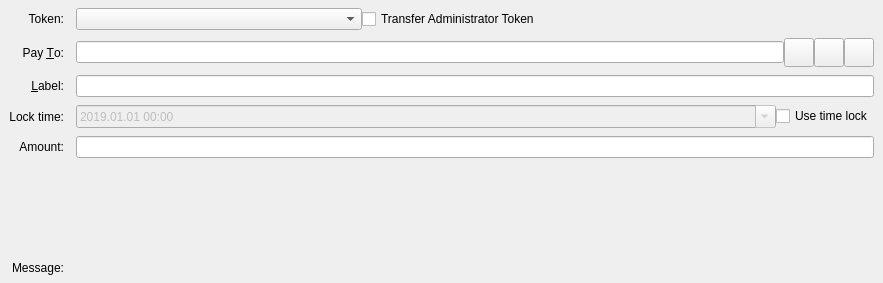
<?xml version="1.0" encoding="UTF-8"?>
<ui version="4.0">
 <class>SendTokensEntry</class>
 <widget class="QStackedWidget" name="SendTokensEntry">
  <property name="geometry">
   <rect>
    <x>0</x>
    <y>0</y>
    <width>883</width>
    <height>283</height>
   </rect>
  </property>
  <property name="focusPolicy">
   <enum>Qt::TabFocus</enum>
  </property>
  <property name="autoFillBackground">
   <bool>false</bool>
  </property>
  <property name="currentIndex">
   <number>0</number>
  </property>
  <widget class="QFrame" name="SendCoins">
   <property name="toolTip">
    <string>This is an token payment</string>
   </property>
   <property name="frameShape">
    <enum>QFrame::NoFrame</enum>
   </property>
   <layout class="QGridLayout" name="gridLayout">
    <property name="topMargin">
     <number>8</number>
    </property>
    <property name="bottomMargin">
     <number>4</number>
    </property>
    <property name="horizontalSpacing">
     <number>12</number>
    </property>
    <property name="verticalSpacing">
     <number>8</number>
    </property>
    <item row="5" column="2">
     <layout class="QHBoxLayout" name="horizontalLayoutAmount" stretch="0">
      <item>
       <widget class="TokenAmountField" name="payTokenAmount"/>
      </item>
     </layout>
    </item>
    <item row="5" column="0">
     <widget class="QLabel" name="amountLabel">
      <property name="text">
       <string>Amount:</string>
      </property>
      <property name="alignment">
       <set>Qt::AlignRight|Qt::AlignTrailing|Qt::AlignVCenter</set>
      </property>
     </widget>
    </item>
    <item row="1" column="2">
     <layout class="QHBoxLayout" name="horizontalLayout_3">
      <property name="spacing">
       <number>0</number>
      </property>
      <item>
       <widget class="QComboBox" name="tokenSelectionBox">
        <property name="minimumContentsLength">
         <number>32</number>
        </property>
       </widget>
      </item>
      <item>
       <widget class="QCheckBox" name="administratorCheckbox">
        <property name="text">
         <string>Transfer Administrator Token</string>
        </property>
       </widget>
      </item>
      <item>
       <spacer name="horizontalSpacer">
        <property name="orientation">
         <enum>Qt::Horizontal</enum>
        </property>
        <property name="sizeHint" stdset="0">
         <size>
          <width>40</width>
          <height>20</height>
         </size>
        </property>
       </spacer>
      </item>
     </layout>
    </item>
    <item row="7" column="2">
     <widget class="QLabel" name="ownershipWarningMessage">
      <property name="text">
       <string/>
      </property>
     </widget>
    </item>
    <item row="3" column="2">
     <widget class="QLineEdit" name="addAsLabel">
      <property name="toolTip">
       <string>Enter a label for this address to add it to the list of used addresses</string>
      </property>
     </widget>
    </item>
    <item row="1" column="0">
     <widget class="QLabel" name="tokenBoxLabel">
      <property name="text">
       <string>Token:</string>
      </property>
      <property name="alignment">
       <set>Qt::AlignRight|Qt::AlignTrailing|Qt::AlignVCenter</set>
      </property>
     </widget>
    </item>
    <item row="6" column="2">
     <widget class="QLabel" name="tokenAmountLabel">
      <property name="text">
       <string/>
      </property>
      <property name="alignment">
       <set>Qt::AlignRight|Qt::AlignTrailing|Qt::AlignVCenter</set>
      </property>
     </widget>
    </item>
    <item row="2" column="0">
     <widget class="QLabel" name="payToLabel">
      <property name="text">
       <string>Pay &amp;To:</string>
      </property>
      <property name="alignment">
       <set>Qt::AlignRight|Qt::AlignTrailing|Qt::AlignVCenter</set>
      </property>
      <property name="buddy">
       <cstring>payTo</cstring>
      </property>
     </widget>
    </item>
    <item row="8" column="2">
     <widget class="QLabel" name="messageTextLabel">
      <property name="toolTip">
       <string>A message that was attached to the miracle: URI which will be stored with the transaction for your reference. Note: This message will not be sent over the Miracle network.</string>
      </property>
      <property name="textFormat">
       <enum>Qt::PlainText</enum>
      </property>
     </widget>
    </item>
    <item row="2" column="2">
     <layout class="QHBoxLayout" name="payToLayout">
      <property name="spacing">
       <number>0</number>
      </property>
      <item>
       <widget class="QValidatedLineEdit" name="payTo">
        <property name="toolTip">
         <string>The Miracle address to send the payment to</string>
        </property>
       </widget>
      </item>
      <item>
       <widget class="QToolButton" name="addressBookButton">
        <property name="toolTip">
         <string>Choose previously used address</string>
        </property>
        <property name="text">
         <string/>
        </property>
        <property name="icon">
         <iconset resource="../miracle.qrc">
          <normaloff>:/icons/address-book</normaloff>:/icons/address-book</iconset>
        </property>
        <property name="iconSize">
         <size>
          <width>22</width>
          <height>22</height>
         </size>
        </property>
        <property name="shortcut">
         <string>Alt+A</string>
        </property>
       </widget>
      </item>
      <item>
       <widget class="QToolButton" name="pasteButton">
        <property name="toolTip">
         <string>Paste address from clipboard</string>
        </property>
        <property name="text">
         <string/>
        </property>
        <property name="icon">
         <iconset resource="../miracle.qrc">
          <normaloff>:/icons/editpaste</normaloff>:/icons/editpaste</iconset>
        </property>
        <property name="iconSize">
         <size>
          <width>22</width>
          <height>22</height>
         </size>
        </property>
        <property name="shortcut">
         <string>Alt+P</string>
        </property>
       </widget>
      </item>
      <item>
       <widget class="QToolButton" name="deleteButton">
        <property name="toolTip">
         <string>Remove this entry</string>
        </property>
        <property name="text">
         <string/>
        </property>
        <property name="icon">
         <iconset resource="../miracle.qrc">
          <normaloff>:/icons/remove</normaloff>:/icons/remove</iconset>
        </property>
        <property name="iconSize">
         <size>
          <width>22</width>
          <height>22</height>
         </size>
        </property>
       </widget>
      </item>
     </layout>
    </item>
    <item row="9" column="0">
     <widget class="QLabel" name="messageLabel">
      <property name="text">
       <string>Message:</string>
      </property>
      <property name="alignment">
       <set>Qt::AlignRight|Qt::AlignTrailing|Qt::AlignVCenter</set>
      </property>
     </widget>
    </item>
    <item row="3" column="0">
     <widget class="QLabel" name="labellLabel">
      <property name="text">
       <string>&amp;Label:</string>
      </property>
      <property name="alignment">
       <set>Qt::AlignRight|Qt::AlignTrailing|Qt::AlignVCenter</set>
      </property>
      <property name="buddy">
       <cstring>addAsLabel</cstring>
      </property>
     </widget>
    </item>
    <item row="4" column="0">
     <widget class="QLabel" name="tokenLockTimeLabel">
      <property name="text">
       <string>Lock time:</string>
      </property>
      <property name="alignment">
       <set>Qt::AlignRight|Qt::AlignTrailing|Qt::AlignVCenter</set>
      </property>
     </widget>
    </item>
    <item row="4" column="2">
     <layout class="QHBoxLayout" name="horizontalLayout">
      <item>
       <widget class="QDateTimeEdit" name="tokenLockTime">
        <property name="enabled">
         <bool>false</bool>
        </property>
        <property name="sizePolicy">
         <sizepolicy hsizetype="Expanding" vsizetype="Fixed">
          <horstretch>0</horstretch>
          <verstretch>0</verstretch>
         </sizepolicy>
        </property>
        <property name="date">
         <date>
          <year>2019</year>
          <month>1</month>
          <day>1</day>
         </date>
        </property>
        <property name="displayFormat">
         <string>yyyy.MM.dd HH:mm</string>
        </property>
        <property name="calendarPopup">
         <bool>true</bool>
        </property>
       </widget>
      </item>
      <item>
       <widget class="QCheckBox" name="useLockTime">
        <property name="text">
         <string>Use time lock</string>
        </property>
       </widget>
      </item>
     </layout>
    </item>
   </layout>
  </widget>
  <widget class="QFrame" name="SendCoins_UnauthenticatedPaymentRequest">
   <property name="palette">
    <palette>
     <active>
      <colorrole role="WindowText">
       <brush brushstyle="SolidPattern">
        <color alpha="255">
         <red>0</red>
         <green>0</green>
         <blue>0</blue>
        </color>
       </brush>
      </colorrole>
      <colorrole role="Button">
       <brush brushstyle="SolidPattern">
        <color alpha="255">
         <red>255</red>
         <green>255</green>
         <blue>127</blue>
        </color>
       </brush>
      </colorrole>
      <colorrole role="Light">
       <brush brushstyle="SolidPattern">
        <color alpha="255">
         <red>255</red>
         <green>255</green>
         <blue>255</blue>
        </color>
       </brush>
      </colorrole>
      <colorrole role="Midlight">
       <brush brushstyle="SolidPattern">
        <color alpha="255">
         <red>255</red>
         <green>255</green>
         <blue>191</blue>
        </color>
       </brush>
      </colorrole>
      <colorrole role="Dark">
       <brush brushstyle="SolidPattern">
        <color alpha="255">
         <red>127</red>
         <green>127</green>
         <blue>63</blue>
        </color>
       </brush>
      </colorrole>
      <colorrole role="Mid">
       <brush brushstyle="SolidPattern">
        <color alpha="255">
         <red>170</red>
         <green>170</green>
         <blue>84</blue>
        </color>
       </brush>
      </colorrole>
      <colorrole role="Text">
       <brush brushstyle="SolidPattern">
        <color alpha="255">
         <red>0</red>
         <green>0</green>
         <blue>0</blue>
        </color>
       </brush>
      </colorrole>
      <colorrole role="BrightText">
       <brush brushstyle="SolidPattern">
        <color alpha="255">
         <red>255</red>
         <green>255</green>
         <blue>255</blue>
        </color>
       </brush>
      </colorrole>
      <colorrole role="ButtonText">
       <brush brushstyle="SolidPattern">
        <color alpha="255">
         <red>0</red>
         <green>0</green>
         <blue>0</blue>
        </color>
       </brush>
      </colorrole>
      <colorrole role="Base">
       <brush brushstyle="SolidPattern">
        <color alpha="255">
         <red>255</red>
         <green>255</green>
         <blue>255</blue>
        </color>
       </brush>
      </colorrole>
      <colorrole role="Window">
       <brush brushstyle="SolidPattern">
        <color alpha="255">
         <red>255</red>
         <green>255</green>
         <blue>127</blue>
        </color>
       </brush>
      </colorrole>
      <colorrole role="Shadow">
       <brush brushstyle="SolidPattern">
        <color alpha="255">
         <red>0</red>
         <green>0</green>
         <blue>0</blue>
        </color>
       </brush>
      </colorrole>
      <colorrole role="AlternateBase">
       <brush brushstyle="SolidPattern">
        <color alpha="255">
         <red>255</red>
         <green>255</green>
         <blue>191</blue>
        </color>
       </brush>
      </colorrole>
      <colorrole role="ToolTipBase">
       <brush brushstyle="SolidPattern">
        <color alpha="255">
         <red>255</red>
         <green>255</green>
         <blue>220</blue>
        </color>
       </brush>
      </colorrole>
      <colorrole role="ToolTipText">
       <brush brushstyle="SolidPattern">
        <color alpha="255">
         <red>0</red>
         <green>0</green>
         <blue>0</blue>
        </color>
       </brush>
      </colorrole>
     </active>
     <inactive>
      <colorrole role="WindowText">
       <brush brushstyle="SolidPattern">
        <color alpha="255">
         <red>0</red>
         <green>0</green>
         <blue>0</blue>
        </color>
       </brush>
      </colorrole>
      <colorrole role="Button">
       <brush brushstyle="SolidPattern">
        <color alpha="255">
         <red>255</red>
         <green>255</green>
         <blue>127</blue>
        </color>
       </brush>
      </colorrole>
      <colorrole role="Light">
       <brush brushstyle="SolidPattern">
        <color alpha="255">
         <red>255</red>
         <green>255</green>
         <blue>255</blue>
        </color>
       </brush>
      </colorrole>
      <colorrole role="Midlight">
       <brush brushstyle="SolidPattern">
        <color alpha="255">
         <red>255</red>
         <green>255</green>
         <blue>191</blue>
        </color>
       </brush>
      </colorrole>
      <colorrole role="Dark">
       <brush brushstyle="SolidPattern">
        <color alpha="255">
         <red>127</red>
         <green>127</green>
         <blue>63</blue>
        </color>
       </brush>
      </colorrole>
      <colorrole role="Mid">
       <brush brushstyle="SolidPattern">
        <color alpha="255">
         <red>170</red>
         <green>170</green>
         <blue>84</blue>
        </color>
       </brush>
      </colorrole>
      <colorrole role="Text">
       <brush brushstyle="SolidPattern">
        <color alpha="255">
         <red>0</red>
         <green>0</green>
         <blue>0</blue>
        </color>
       </brush>
      </colorrole>
      <colorrole role="BrightText">
       <brush brushstyle="SolidPattern">
        <color alpha="255">
         <red>255</red>
         <green>255</green>
         <blue>255</blue>
        </color>
       </brush>
      </colorrole>
      <colorrole role="ButtonText">
       <brush brushstyle="SolidPattern">
        <color alpha="255">
         <red>0</red>
         <green>0</green>
         <blue>0</blue>
        </color>
       </brush>
      </colorrole>
      <colorrole role="Base">
       <brush brushstyle="SolidPattern">
        <color alpha="255">
         <red>255</red>
         <green>255</green>
         <blue>255</blue>
        </color>
       </brush>
      </colorrole>
      <colorrole role="Window">
       <brush brushstyle="SolidPattern">
        <color alpha="255">
         <red>255</red>
         <green>255</green>
         <blue>127</blue>
        </color>
       </brush>
      </colorrole>
      <colorrole role="Shadow">
       <brush brushstyle="SolidPattern">
        <color alpha="255">
         <red>0</red>
         <green>0</green>
         <blue>0</blue>
        </color>
       </brush>
      </colorrole>
      <colorrole role="AlternateBase">
       <brush brushstyle="SolidPattern">
        <color alpha="255">
         <red>255</red>
         <green>255</green>
         <blue>191</blue>
        </color>
       </brush>
      </colorrole>
      <colorrole role="ToolTipBase">
       <brush brushstyle="SolidPattern">
        <color alpha="255">
         <red>255</red>
         <green>255</green>
         <blue>220</blue>
        </color>
       </brush>
      </colorrole>
      <colorrole role="ToolTipText">
       <brush brushstyle="SolidPattern">
        <color alpha="255">
         <red>0</red>
         <green>0</green>
         <blue>0</blue>
        </color>
       </brush>
      </colorrole>
     </inactive>
     <disabled>
      <colorrole role="WindowText">
       <brush brushstyle="SolidPattern">
        <color alpha="255">
         <red>127</red>
         <green>127</green>
         <blue>63</blue>
        </color>
       </brush>
      </colorrole>
      <colorrole role="Button">
       <brush brushstyle="SolidPattern">
        <color alpha="255">
         <red>255</red>
         <green>255</green>
         <blue>127</blue>
        </color>
       </brush>
      </colorrole>
      <colorrole role="Light">
       <brush brushstyle="SolidPattern">
        <color alpha="255">
         <red>255</red>
         <green>255</green>
         <blue>255</blue>
        </color>
       </brush>
      </colorrole>
      <colorrole role="Midlight">
       <brush brushstyle="SolidPattern">
        <color alpha="255">
         <red>255</red>
         <green>255</green>
         <blue>191</blue>
        </color>
       </brush>
      </colorrole>
      <colorrole role="Dark">
       <brush brushstyle="SolidPattern">
        <color alpha="255">
         <red>127</red>
         <green>127</green>
         <blue>63</blue>
        </color>
       </brush>
      </colorrole>
      <colorrole role="Mid">
       <brush brushstyle="SolidPattern">
        <color alpha="255">
         <red>170</red>
         <green>170</green>
         <blue>84</blue>
        </color>
       </brush>
      </colorrole>
      <colorrole role="Text">
       <brush brushstyle="SolidPattern">
        <color alpha="255">
         <red>127</red>
         <green>127</green>
         <blue>63</blue>
        </color>
       </brush>
      </colorrole>
      <colorrole role="BrightText">
       <brush brushstyle="SolidPattern">
        <color alpha="255">
         <red>255</red>
         <green>255</green>
         <blue>255</blue>
        </color>
       </brush>
      </colorrole>
      <colorrole role="ButtonText">
       <brush brushstyle="SolidPattern">
        <color alpha="255">
         <red>127</red>
         <green>127</green>
         <blue>63</blue>
        </color>
       </brush>
      </colorrole>
      <colorrole role="Base">
       <brush brushstyle="SolidPattern">
        <color alpha="255">
         <red>255</red>
         <green>255</green>
         <blue>127</blue>
        </color>
       </brush>
      </colorrole>
      <colorrole role="Window">
       <brush brushstyle="SolidPattern">
        <color alpha="255">
         <red>255</red>
         <green>255</green>
         <blue>127</blue>
        </color>
       </brush>
      </colorrole>
      <colorrole role="Shadow">
       <brush brushstyle="SolidPattern">
        <color alpha="255">
         <red>0</red>
         <green>0</green>
         <blue>0</blue>
        </color>
       </brush>
      </colorrole>
      <colorrole role="AlternateBase">
       <brush brushstyle="SolidPattern">
        <color alpha="255">
         <red>255</red>
         <green>255</green>
         <blue>127</blue>
        </color>
       </brush>
      </colorrole>
      <colorrole role="ToolTipBase">
       <brush brushstyle="SolidPattern">
        <color alpha="255">
         <red>255</red>
         <green>255</green>
         <blue>220</blue>
        </color>
       </brush>
      </colorrole>
      <colorrole role="ToolTipText">
       <brush brushstyle="SolidPattern">
        <color alpha="255">
         <red>0</red>
         <green>0</green>
         <blue>0</blue>
        </color>
       </brush>
      </colorrole>
     </disabled>
    </palette>
   </property>
   <property name="toolTip">
    <string>This is an unauthenticated payment request.</string>
   </property>
   <property name="autoFillBackground">
    <bool>true</bool>
   </property>
   <property name="frameShape">
    <enum>QFrame::NoFrame</enum>
   </property>
   <layout class="QGridLayout" name="gridLayout_is">
    <property name="spacing">
     <number>12</number>
    </property>
    <item row="0" column="0">
     <widget class="QLabel" name="payToLabel_is">
      <property name="text">
       <string>Pay To:</string>
      </property>
      <property name="alignment">
       <set>Qt::AlignRight|Qt::AlignTrailing|Qt::AlignVCenter</set>
      </property>
     </widget>
    </item>
    <item row="0" column="1">
     <layout class="QHBoxLayout" name="payToLayout_is">
      <property name="spacing">
       <number>0</number>
      </property>
      <item>
       <widget class="QLabel" name="payTo_is"/>
      </item>
      <item>
       <widget class="QToolButton" name="deleteButton_is">
        <property name="toolTip">
         <string>Remove this entry</string>
        </property>
        <property name="text">
         <string/>
        </property>
        <property name="icon">
         <iconset resource="../miracle.qrc">
          <normaloff>:/icons/remove</normaloff>:/icons/remove</iconset>
        </property>
       </widget>
      </item>
     </layout>
    </item>
    <item row="1" column="0">
     <widget class="QLabel" name="memoLabel_is">
      <property name="text">
       <string>Memo:</string>
      </property>
      <property name="alignment">
       <set>Qt::AlignRight|Qt::AlignTrailing|Qt::AlignVCenter</set>
      </property>
     </widget>
    </item>
    <item row="1" column="1">
     <widget class="QLabel" name="memoTextLabel_is">
      <property name="textFormat">
       <enum>Qt::PlainText</enum>
      </property>
     </widget>
    </item>
    <item row="2" column="0">
     <widget class="QLabel" name="amountLabel_is">
      <property name="text">
       <string>A&amp;mount:</string>
      </property>
      <property name="alignment">
       <set>Qt::AlignRight|Qt::AlignTrailing|Qt::AlignVCenter</set>
      </property>
      <property name="buddy">
       <cstring>payAmount_is</cstring>
      </property>
     </widget>
    </item>
    <item row="2" column="1">
     <widget class="QLineEdit" name="payAmount_is">
      <property name="acceptDrops">
       <bool>false</bool>
      </property>
     </widget>
    </item>
   </layout>
  </widget>
  <widget class="QFrame" name="SendCoins_AuthenticatedPaymentRequest">
   <property name="palette">
    <palette>
     <active>
      <colorrole role="WindowText">
       <brush brushstyle="SolidPattern">
        <color alpha="255">
         <red>0</red>
         <green>0</green>
         <blue>0</blue>
        </color>
       </brush>
      </colorrole>
      <colorrole role="Button">
       <brush brushstyle="SolidPattern">
        <color alpha="255">
         <red>140</red>
         <green>232</green>
         <blue>119</blue>
        </color>
       </brush>
      </colorrole>
      <colorrole role="Light">
       <brush brushstyle="SolidPattern">
        <color alpha="255">
         <red>230</red>
         <green>255</green>
         <blue>224</blue>
        </color>
       </brush>
      </colorrole>
      <colorrole role="Midlight">
       <brush brushstyle="SolidPattern">
        <color alpha="255">
         <red>185</red>
         <green>243</green>
         <blue>171</blue>
        </color>
       </brush>
      </colorrole>
      <colorrole role="Dark">
       <brush brushstyle="SolidPattern">
        <color alpha="255">
         <red>70</red>
         <green>116</green>
         <blue>59</blue>
        </color>
       </brush>
      </colorrole>
      <colorrole role="Mid">
       <brush brushstyle="SolidPattern">
        <color alpha="255">
         <red>93</red>
         <green>155</green>
         <blue>79</blue>
        </color>
       </brush>
      </colorrole>
      <colorrole role="Text">
       <brush brushstyle="SolidPattern">
        <color alpha="255">
         <red>0</red>
         <green>0</green>
         <blue>0</blue>
        </color>
       </brush>
      </colorrole>
      <colorrole role="BrightText">
       <brush brushstyle="SolidPattern">
        <color alpha="255">
         <red>155</red>
         <green>255</green>
         <blue>147</blue>
        </color>
       </brush>
      </colorrole>
      <colorrole role="ButtonText">
       <brush brushstyle="SolidPattern">
        <color alpha="255">
         <red>0</red>
         <green>0</green>
         <blue>0</blue>
        </color>
       </brush>
      </colorrole>
      <colorrole role="Base">
       <brush brushstyle="SolidPattern">
        <color alpha="255">
         <red>119</red>
         <green>255</green>
         <blue>233</blue>
        </color>
       </brush>
      </colorrole>
      <colorrole role="Window">
       <brush brushstyle="SolidPattern">
        <color alpha="255">
         <red>140</red>
         <green>232</green>
         <blue>119</blue>
        </color>
       </brush>
      </colorrole>
      <colorrole role="Shadow">
       <brush brushstyle="SolidPattern">
        <color alpha="255">
         <red>0</red>
         <green>0</green>
         <blue>0</blue>
        </color>
       </brush>
      </colorrole>
      <colorrole role="AlternateBase">
       <brush brushstyle="SolidPattern">
        <color alpha="255">
         <red>197</red>
         <green>243</green>
         <blue>187</blue>
        </color>
       </brush>
      </colorrole>
      <colorrole role="NoRole">
       <brush brushstyle="SolidPattern">
        <color alpha="255">
         <red>125</red>
         <green>194</green>
         <blue>122</blue>
        </color>
       </brush>
      </colorrole>
      <colorrole role="ToolTipBase">
       <brush brushstyle="SolidPattern">
        <color alpha="255">
         <red>255</red>
         <green>255</green>
         <blue>220</blue>
        </color>
       </brush>
      </colorrole>
      <colorrole role="ToolTipText">
       <brush brushstyle="SolidPattern">
        <color alpha="255">
         <red>0</red>
         <green>0</green>
         <blue>0</blue>
        </color>
       </brush>
      </colorrole>
     </active>
     <inactive>
      <colorrole role="WindowText">
       <brush brushstyle="SolidPattern">
        <color alpha="255">
         <red>0</red>
         <green>0</green>
         <blue>0</blue>
        </color>
       </brush>
      </colorrole>
      <colorrole role="Button">
       <brush brushstyle="SolidPattern">
        <color alpha="255">
         <red>140</red>
         <green>232</green>
         <blue>119</blue>
        </color>
       </brush>
      </colorrole>
      <colorrole role="Light">
       <brush brushstyle="SolidPattern">
        <color alpha="255">
         <red>230</red>
         <green>255</green>
         <blue>224</blue>
        </color>
       </brush>
      </colorrole>
      <colorrole role="Midlight">
       <brush brushstyle="SolidPattern">
        <color alpha="255">
         <red>185</red>
         <green>243</green>
         <blue>171</blue>
        </color>
       </brush>
      </colorrole>
      <colorrole role="Dark">
       <brush brushstyle="SolidPattern">
        <color alpha="255">
         <red>70</red>
         <green>116</green>
         <blue>59</blue>
        </color>
       </brush>
      </colorrole>
      <colorrole role="Mid">
       <brush brushstyle="SolidPattern">
        <color alpha="255">
         <red>93</red>
         <green>155</green>
         <blue>79</blue>
        </color>
       </brush>
      </colorrole>
      <colorrole role="Text">
       <brush brushstyle="SolidPattern">
        <color alpha="255">
         <red>0</red>
         <green>0</green>
         <blue>0</blue>
        </color>
       </brush>
      </colorrole>
      <colorrole role="BrightText">
       <brush brushstyle="SolidPattern">
        <color alpha="255">
         <red>155</red>
         <green>255</green>
         <blue>147</blue>
        </color>
       </brush>
      </colorrole>
      <colorrole role="ButtonText">
       <brush brushstyle="SolidPattern">
        <color alpha="255">
         <red>0</red>
         <green>0</green>
         <blue>0</blue>
        </color>
       </brush>
      </colorrole>
      <colorrole role="Base">
       <brush brushstyle="SolidPattern">
        <color alpha="255">
         <red>119</red>
         <green>255</green>
         <blue>233</blue>
        </color>
       </brush>
      </colorrole>
      <colorrole role="Window">
       <brush brushstyle="SolidPattern">
        <color alpha="255">
         <red>140</red>
         <green>232</green>
         <blue>119</blue>
        </color>
       </brush>
      </colorrole>
      <colorrole role="Shadow">
       <brush brushstyle="SolidPattern">
        <color alpha="255">
         <red>0</red>
         <green>0</green>
         <blue>0</blue>
        </color>
       </brush>
      </colorrole>
      <colorrole role="AlternateBase">
       <brush brushstyle="SolidPattern">
        <color alpha="255">
         <red>197</red>
         <green>243</green>
         <blue>187</blue>
        </color>
       </brush>
      </colorrole>
      <colorrole role="NoRole">
       <brush brushstyle="SolidPattern">
        <color alpha="255">
         <red>125</red>
         <green>194</green>
         <blue>122</blue>
        </color>
       </brush>
      </colorrole>
      <colorrole role="ToolTipBase">
       <brush brushstyle="SolidPattern">
        <color alpha="255">
         <red>255</red>
         <green>255</green>
         <blue>220</blue>
        </color>
       </brush>
      </colorrole>
      <colorrole role="ToolTipText">
       <brush brushstyle="SolidPattern">
        <color alpha="255">
         <red>0</red>
         <green>0</green>
         <blue>0</blue>
        </color>
       </brush>
      </colorrole>
     </inactive>
     <disabled>
      <colorrole role="WindowText">
       <brush brushstyle="SolidPattern">
        <color alpha="255">
         <red>70</red>
         <green>116</green>
         <blue>59</blue>
        </color>
       </brush>
      </colorrole>
      <colorrole role="Button">
       <brush brushstyle="SolidPattern">
        <color alpha="255">
         <red>140</red>
         <green>232</green>
         <blue>119</blue>
        </color>
       </brush>
      </colorrole>
      <colorrole role="Light">
       <brush brushstyle="SolidPattern">
        <color alpha="255">
         <red>230</red>
         <green>255</green>
         <blue>224</blue>
        </color>
       </brush>
      </colorrole>
      <colorrole role="Midlight">
       <brush brushstyle="SolidPattern">
        <color alpha="255">
         <red>185</red>
         <green>243</green>
         <blue>171</blue>
        </color>
       </brush>
      </colorrole>
      <colorrole role="Dark">
       <brush brushstyle="SolidPattern">
        <color alpha="255">
         <red>70</red>
         <green>116</green>
         <blue>59</blue>
        </color>
       </brush>
      </colorrole>
      <colorrole role="Mid">
       <brush brushstyle="SolidPattern">
        <color alpha="255">
         <red>93</red>
         <green>155</green>
         <blue>79</blue>
        </color>
       </brush>
      </colorrole>
      <colorrole role="Text">
       <brush brushstyle="SolidPattern">
        <color alpha="255">
         <red>70</red>
         <green>116</green>
         <blue>59</blue>
        </color>
       </brush>
      </colorrole>
      <colorrole role="BrightText">
       <brush brushstyle="SolidPattern">
        <color alpha="255">
         <red>155</red>
         <green>255</green>
         <blue>147</blue>
        </color>
       </brush>
      </colorrole>
      <colorrole role="ButtonText">
       <brush brushstyle="SolidPattern">
        <color alpha="255">
         <red>70</red>
         <green>116</green>
         <blue>59</blue>
        </color>
       </brush>
      </colorrole>
      <colorrole role="Base">
       <brush brushstyle="SolidPattern">
        <color alpha="255">
         <red>140</red>
         <green>232</green>
         <blue>119</blue>
        </color>
       </brush>
      </colorrole>
      <colorrole role="Window">
       <brush brushstyle="SolidPattern">
        <color alpha="255">
         <red>140</red>
         <green>232</green>
         <blue>119</blue>
        </color>
       </brush>
      </colorrole>
      <colorrole role="Shadow">
       <brush brushstyle="SolidPattern">
        <color alpha="255">
         <red>0</red>
         <green>0</green>
         <blue>0</blue>
        </color>
       </brush>
      </colorrole>
      <colorrole role="AlternateBase">
       <brush brushstyle="SolidPattern">
        <color alpha="255">
         <red>140</red>
         <green>232</green>
         <blue>119</blue>
        </color>
       </brush>
      </colorrole>
      <colorrole role="NoRole">
       <brush brushstyle="SolidPattern">
        <color alpha="255">
         <red>125</red>
         <green>194</green>
         <blue>122</blue>
        </color>
       </brush>
      </colorrole>
      <colorrole role="ToolTipBase">
       <brush brushstyle="SolidPattern">
        <color alpha="255">
         <red>255</red>
         <green>255</green>
         <blue>220</blue>
        </color>
       </brush>
      </colorrole>
      <colorrole role="ToolTipText">
       <brush brushstyle="SolidPattern">
        <color alpha="255">
         <red>0</red>
         <green>0</green>
         <blue>0</blue>
        </color>
       </brush>
      </colorrole>
     </disabled>
    </palette>
   </property>
   <property name="toolTip">
    <string>This is an authenticated payment request.</string>
   </property>
   <property name="autoFillBackground">
    <bool>true</bool>
   </property>
   <property name="frameShape">
    <enum>QFrame::NoFrame</enum>
   </property>
   <layout class="QGridLayout" name="gridLayout_s">
    <property name="spacing">
     <number>12</number>
    </property>
    <item row="0" column="0">
     <widget class="QLabel" name="payToLabel_s">
      <property name="text">
       <string>Pay To:</string>
      </property>
      <property name="alignment">
       <set>Qt::AlignRight|Qt::AlignTrailing|Qt::AlignVCenter</set>
      </property>
     </widget>
    </item>
    <item row="0" column="1">
     <layout class="QHBoxLayout" name="payToLayout_s">
      <property name="spacing">
       <number>0</number>
      </property>
      <item>
       <widget class="QLabel" name="payTo_s">
        <property name="textFormat">
         <enum>Qt::PlainText</enum>
        </property>
       </widget>
      </item>
      <item>
       <widget class="QToolButton" name="deleteButton_s">
        <property name="toolTip">
         <string>Remove this entry</string>
        </property>
        <property name="text">
         <string/>
        </property>
        <property name="icon">
         <iconset resource="../miracle.qrc">
          <normaloff>:/icons/remove</normaloff>:/icons/remove</iconset>
        </property>
       </widget>
      </item>
     </layout>
    </item>
    <item row="1" column="0">
     <widget class="QLabel" name="memoLabel_s">
      <property name="text">
       <string>Memo:</string>
      </property>
      <property name="alignment">
       <set>Qt::AlignRight|Qt::AlignTrailing|Qt::AlignVCenter</set>
      </property>
     </widget>
    </item>
    <item row="1" column="1">
     <widget class="QLabel" name="memoTextLabel_s">
      <property name="textFormat">
       <enum>Qt::PlainText</enum>
      </property>
     </widget>
    </item>
    <item row="2" column="0">
     <widget class="QLabel" name="amountLabel_s">
      <property name="text">
       <string>A&amp;mount:</string>
      </property>
      <property name="alignment">
       <set>Qt::AlignRight|Qt::AlignTrailing|Qt::AlignVCenter</set>
      </property>
      <property name="buddy">
       <cstring>payAmount_s</cstring>
      </property>
     </widget>
    </item>
    <item row="2" column="1">
     <widget class="MiracleAmountField" name="payAmount_s">
      <property name="acceptDrops">
       <bool>false</bool>
      </property>
     </widget>
    </item>
   </layout>
  </widget>
 </widget>
 <customwidgets>
  <customwidget>
   <class>QValidatedLineEdit</class>
   <extends>QLineEdit</extends>
   <header>qvalidatedlineedit.h</header>
  </customwidget>
  <customwidget>
   <class>MiracleAmountField</class>
   <extends>QLineEdit</extends>
   <header>miracleamountfield.h</header>
   <container>1</container>
  </customwidget>
  <customwidget>
   <class>TokenAmountField</class>
   <extends>QLineEdit</extends>
   <header location="global">miracleamountfield.h</header>
  </customwidget>
 </customwidgets>
 <tabstops>
  <tabstop>payTo</tabstop>
  <tabstop>addressBookButton</tabstop>
  <tabstop>pasteButton</tabstop>
  <tabstop>deleteButton</tabstop>
  <tabstop>addAsLabel</tabstop>
  <tabstop>payAmount_is</tabstop>
  <tabstop>deleteButton_is</tabstop>
  <tabstop>payAmount_s</tabstop>
  <tabstop>deleteButton_s</tabstop>
 </tabstops>
 <resources>
  <include location="../miracle.qrc"/>
 </resources>
 <connections/>
</ui>
